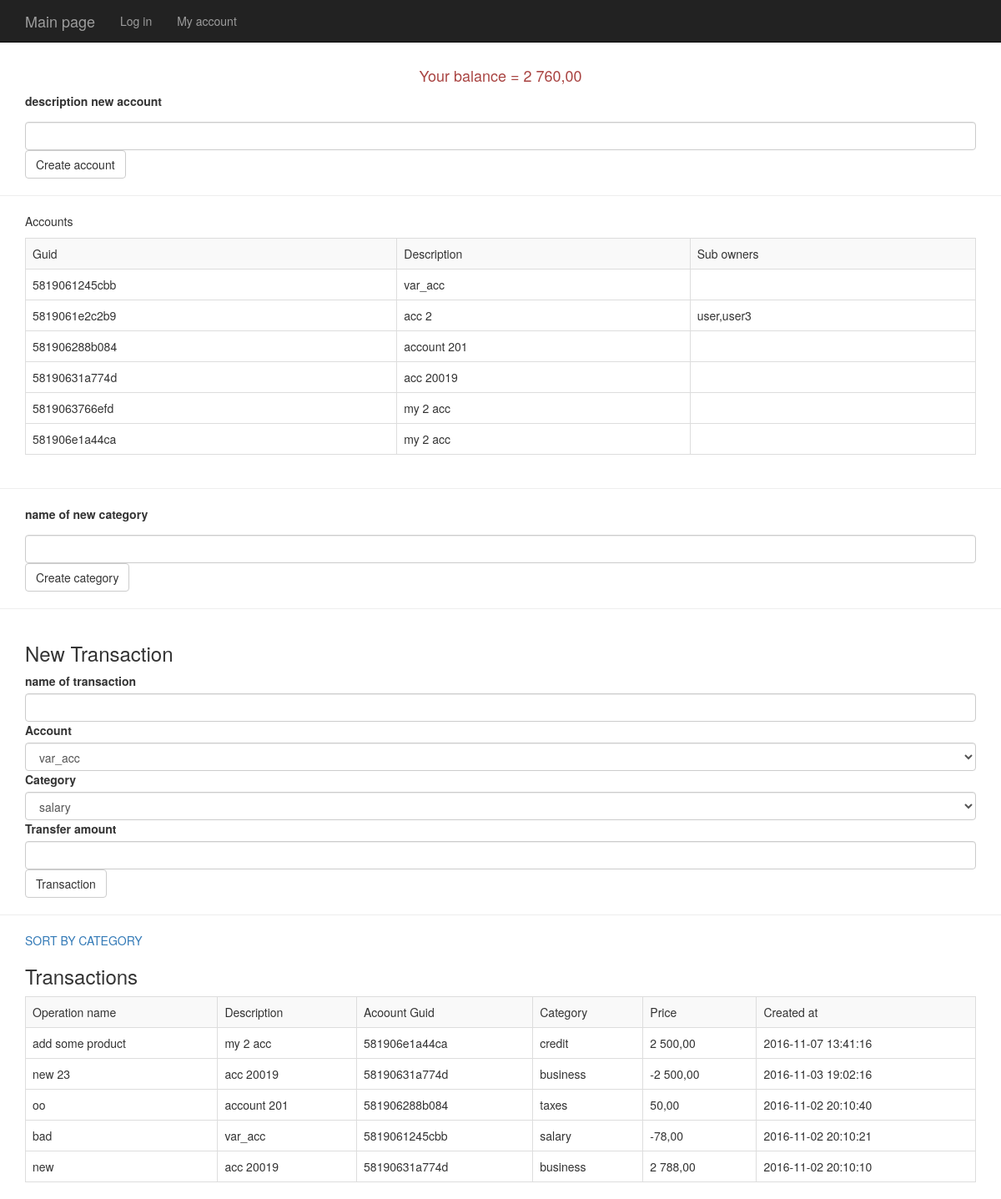
/account (signed in), run on the app's committed database.
### tables this page shows
CREATE TABLE `users_accounts` (
  `id` int(11) NOT NULL,
  `user_id` int(11) DEFAULT NULL,
  `account_id` int(11) DEFAULT NULL
);

CREATE TABLE `accounts` (
  `id` int(11) NOT NULL,
  `guid` varchar(15) DEFAULT NULL,
  `description` varchar(255) DEFAULT NULL
);

CREATE TABLE `transactions` (
  `id` int(11) NOT NULL,
  `name` varchar(255) NOT NULL,
  `account_id` int(11) DEFAULT NULL,
  `category_id` int(11) DEFAULT NULL,
  `price` double(19,4) DEFAULT NULL,
  `created_at` datetime DEFAULT NULL
);

CREATE TABLE `categories` (
  `id` int(11) NOT NULL,
  `name` varchar(255) DEFAULT NULL
);

### routing.php (called while the page is built, shortened)
<?php
if( $_SERVER['REQUEST_URI'] != '/' ) {
    $url =  parse_url($_SERVER['SERVER_NAME'].$_SERVER['REQUEST_URI']);
    $urlArray = explode('/',$url['path']);
    $urlArray = array_filter($urlArray);
    $action = $urlArray[1];
}
else {
    $action = 'login';
}

### helpers.php (called while the page is built, shortened)
<?php
function view($viewname, $data = [],$arg2 = null){
    include "templates/header.php";
    include "templates/$viewname.view.php";
}

### controller.php (called while the page is built, shortened)
<?php
include_once "controllers/account.controller.php";

### index.php (called while the page is built, shortened)
<?php
include_once "helpers.php";
include_once "routing.php";
include_once "controller.php";

### repository/accounts.php (called while the page is built, shortened)
<?php
function showUserAccounts2($pdo,$userId){
    $sql = "SELECT a.guid, a.description, a.id, GROUP_CONCAT(u.name SEPARATOR ',') as subOwners,
 ua.user_id as ownerId
 FROM `users_accounts` as ua
 LEFT JOIN accounts as a
 ON ua.id=a.id 	AND ua.user_id = $userId
 LEFT JOIN `users_accounts` as ua2
 ON ua2.account_id = ua.id AND ua2.user_id <> $userId
 LEFT JOIN `users` as u
 	ON u.id = ua2.user_id
    GROUP BY a.guid, a.description, a.id, ua.user_id
HAVING a.guid IS NOT NULL";
    $accounts = $pdo->query($sql);
    $accountsArray = $accounts->fetchAll();
    return $accountsArray;
}

### repository/categories.php (called while the page is built, shortened)
<?php
function getCategories($pdo){
    $categories = $pdo->query('SELECT * FROM `categories`');
    $categoriesArray = $categories->fetchAll();
    return $categoriesArray;
}

### repository/transaction.php (called while the page is built, shortened)
<?php
function showTrunsaction($pdo,$userID){
    $sql = "SELECT ta.name, ac.description, ac.guid, ct.name as category, ta.`price`, ta.`created_at`
            FROM `transactions` as ta
            INNER JOIN accounts as ac
            ON ta.`account_id` = ac.id
            INNER JOIN categories as ct
            ON ta.`category_id` = ct.id
            INNER JOIN users_accounts as ua
            ON ta.`account_id` = ua.account_id
            WHERE ua.user_id = $userID
            ORDER BY ta.`created_at` DESC";
    $transaction = $pdo->query($sql);
    $transactioArray = $transaction->fetchAll();
    return $transactioArray;
}

### templates/account.view.php (the view)
<form method="post" action="/account">
    <div class="container">
        <h4 class="text-danger text-center">Your balance = <?=$data['sum']?></h4>
        <p><label for="descr">description new account</label></p>
        <input id="descr" class="form-control" name="new_account" type="text">
    <input type="submit" value="Create account" class="btn btn-default">
    </div>
</form>
<hr>
<div class="container">
    <table class="table table-bordered table-striped">
        <p>Accounts</p>
        <tr>
            <td>Guid</td>
            <td>Description</td>
            <td>Sub owners</td>
        </tr>
            <?php
            if($data){
                foreach ($data['account'] as $key => $value) {
                    echo "<tr>";
                    echo "<td>".$value['guid']."</td>";
                    echo "<td>".$value['description']."</td>";
                    echo "<td>".$value['subOwners']."</td>";
                    echo "<tr>";
                }
            }
            ?>
    </table>
</div>
<hr>
<form method="post" action="/account">
    <div class="container">
        <p><label for="category">name of new category</label></p>
        <input id="category" class="form-control" name="new_category" type="text">
        <input type="submit" value="Create category" class="btn btn-default">
    </div>
</form>
<hr>
<form method="post" action="/account">
    <div class="container">
        <h3>New Transaction</h3>
        <label for="category">name of transaction</label>
        <input id="category" class="form-control" name="transaction[name]" type="text" required>
        <label for="formAcc">Account</label>
        <select id="formAcc" name="transaction[account]" class="form-control">
            <?php
            foreach ($data['account'] as $value){
                echo "<option value=$value[id]>".$value['description']."</option>";
            }
            ?>
        </select>
        <label for="formCateg">Category</label>
        <select id="formCateg" name="transaction[category]" class="form-control">
            <?php
            foreach ($data['categories'] as $value){
                echo "<option value=$value[id]>".$value['name']."</option>";
            }
            ?>
        </select>
        <label for="postAmount">Transfer amount</label>
        <input id="postAmount" class="form-control" name="transaction[amount]" type="text" required>
        <input type="submit" value="Transaction" class="btn btn-default">
    </div>
</form>
<hr>
<div class="container">
    <a class="text-uppercase" href="/account?sort">Sort by category</a>
    <table class="table table-bordered table-striped">
        <h3>Transactions</h3>
        <tr>
            <td>Operation name</td>
            <td>Description</td>
            <td>Acoount Guid</td>
            <td>Category</td>
            <td>Price</td>
            <td>Created at</td>
        </tr>
        <?php
        if($data){
            foreach ($data['transaction'] as $key => $value) {
                echo "<tr>";
                echo "<td>".$value['name']."</td>";
                echo "<td>".$value['description']."</td>";
                echo "<td>".$value['guid']."</td>";
                echo "<td>".$value['category']."</td>";
                $sum = number_format($value['price'], 2, ',', ' ');
                echo "<td>".$sum."</td>";
                echo "<td>".$value['created_at']."</td>";
                echo "<tr>";
            }
        }
        echo "</table>";
        ?>
</div>

### controllers/account.controller.php (shortened to what this page needs)
<?php
if ($action == 'account'){
    $sortByAcc = isset($_GET['sort'])? $_GET['sort'] : null;
    $userId = $_SESSION['id'];
    if ($sortByAcc){
        $transaction = showTaByAccount($pdo,$userId );
        $data['transaction'] = $transaction;
    } else {
        $data['transaction'] = showTrunsaction($pdo,$userId);
    }
    $sum = getTaSum($pdo,$userId);
    $sum = number_format($sum['sum'], 2, ',', ' ');
    $data['sum'] = $sum;
    $data['account'] = showUserAccounts2($pdo,$userId);
    $data['categories'] =  getCategories($pdo);
    view('account',$data);
}

### templates/header.php (shortened to what this page needs)
<!doctype html>
<html lang="en">
<head>
    <link rel="stylesheet" href="/templates/css/bootstrap.css">
    <link rel="stylesheet" href="/templates/css/jquery-ui.css">
    <link rel="stylesheet" href="/templates/css/mystyle.css">
    <link rel="stylesheet" href="https://cdn.datatables.net/1.10.12/css/jquery.dataTables.min.css">
</head>
<body>
<div class="navbar navbar-inverse navbar-static-top">
    <div class="container">
        <div class="navbar-header">
            <a class="navbar-brand" href="/">Main page</a>
        </div>
        <div class="collapse navbar-collapse" id="responsive-menu">
            <ul class="nav navbar-nav">
                <li><a href="/">Log in</a></li>
                <li><a href="/account">My account</a></li>
            </ul>
        </div>
    </div>
</div>

### data on the page
users_accounts: account.guid "5819061245cbb", account.description "var_acc"
users_accounts: account.guid "5819061e2c2b9", account.description "acc 2", subOwners "user,user3"
users_accounts: account.guid "581906288b084", account.description "account 201"
users_accounts: account.guid "58190631a774d", account.description "acc 20019"
users_accounts: account.guid "5819063766efd", account.description "my 2 acc"
users_accounts: account.guid "581906e1a44ca", account.description "my 2 acc"
transactions: name "add some product", account.description "my 2 acc", account.guid "581906e1a44ca", category.name "credit", price "2 500,00", created_at "2016-11-07 13:41:16"
transactions: name "new 23", account.description "acc 20019", account.guid "58190631a774d", category.name "business", price "-2 500,00", created_at "2016-11-03 19:02:16"
transactions: name "oo", account.description "account 201", account.guid "581906288b084", category.name "taxes", price "50,00", created_at "2016-11-02 20:10:40"
transactions: name "bad", account.description "var_acc", account.guid "5819061245cbb", category.name "salary", price "-78,00", created_at "2016-11-02 20:10:21"
transactions: name "new", account.description "acc 20019", account.guid "58190631a774d", category.name "business", price "2 788,00", created_at "2016-11-02 20:10:10"

### other printed values
$data['sum'] "2 760,00"
form field value "var_acc"
form field value "salary"
